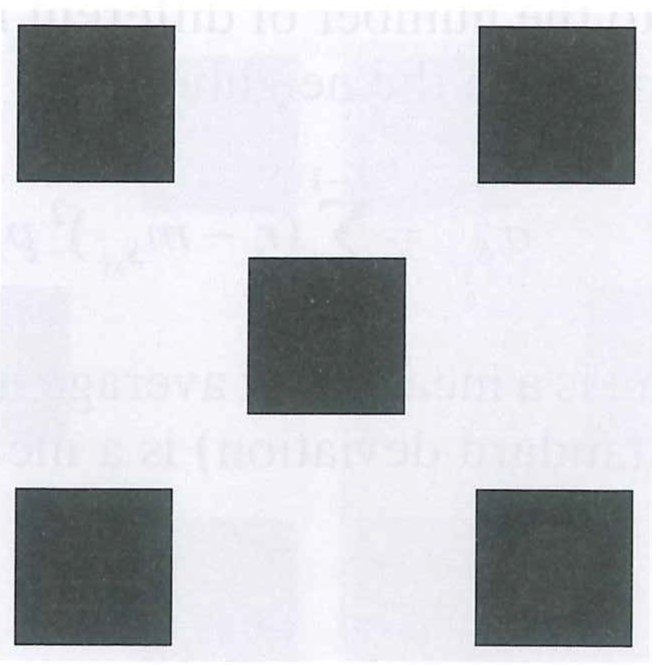
#> input picture HW1/hidden_object.jpg, 652 x 665 px
$ python hw3_2_hist_stat_rgb.py
#> lines starting #> are read from the running program, lines starting #| are printed output that depends on the picture
import cv2
import numpy as np
from matplotlib import pyplot as plt
from itertools import product


img = cv2.imread("hidden_object.jpg")  # shape: (665, 652, 3)
#> img is the input picture: shape (665, 652, 3); mean B, G, R 199.3, 194.8, 193.7
print(img[:,:,0].all()==img[:,:,1].all()==img[:,:,2].all())  #True R=G=B
#| True
gray = cv2.cvtColor(img, cv2.COLOR_BGR2GRAY)

global_mean = np.mean(gray)
#> global_mean = 195
global_std = np.std(gray)
#> global_std = 73.89


# use Histogram Statistics method
kernel_size = 5
output_img = np.zeros_like(img)
#padded_img = cv2.copyMakeBorder(gray, kernel_size//2, kernel_size//2, kernel_size//2, kernel_size//2,cv2.BORDER_DEFAULT)
rows, cols = img.shape[:-1]
#> rows = 665; cols = 652
k0, k1, k2, k3 = 0, 0.5, 0, 0.1

for row in np.arange(kernel_size//2+1, rows - (kernel_size//2+1)):  #652
    for col in np.arange(kernel_size//2+1, cols - kernel_size//2+1):
        area = img[(row-(kernel_size//2)) : (row+(kernel_size//2+1)), (col-(kernel_size//2)) : (col+(kernel_size//2+1)), :]
        local_mean = np.mean(area)
        local_std =np.std(area)

        if (local_mean>= k0 and local_mean <= k1 *global_mean) and (local_std >= k2 and local_std <= k3*global_std):
            print("yes")
            output_img[row, col, :] = img[row, col, :]* 20
            #output_img[(row-kernel_size//2) : (row+kernel_size//2), (col-kernel_size//2) : (col+kernel_size//2)] = area*5
        else:
            output_img[row, col, :] = img[row, col, :]
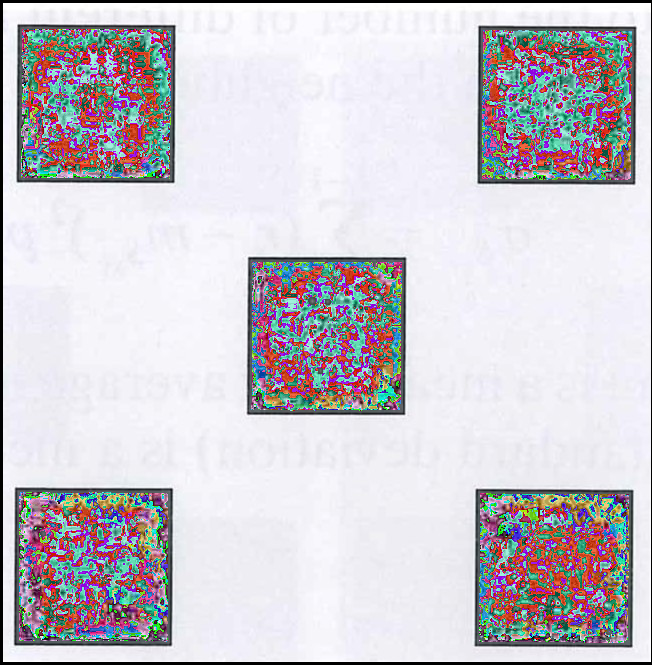
#> output_img: shape (665, 652, 3); mean B, G, R 207, 200.6, 204.2
            #output_img[(row-kernel_size//2) : (row+kernel_size//2), (col-kernel_size//2) : (col+kernel_size//2)] = area


# actually similar result as hw3_2.py
print(f"output_img.shape = {output_img.shape}")
cv2.imshow("Histogram Statistics", output_img)
#cv2.imwrite("Histogram_Statistics_1015_rgb.jpg", output_img)

cv2.waitKey()
cv2.destroyAllWindows()
